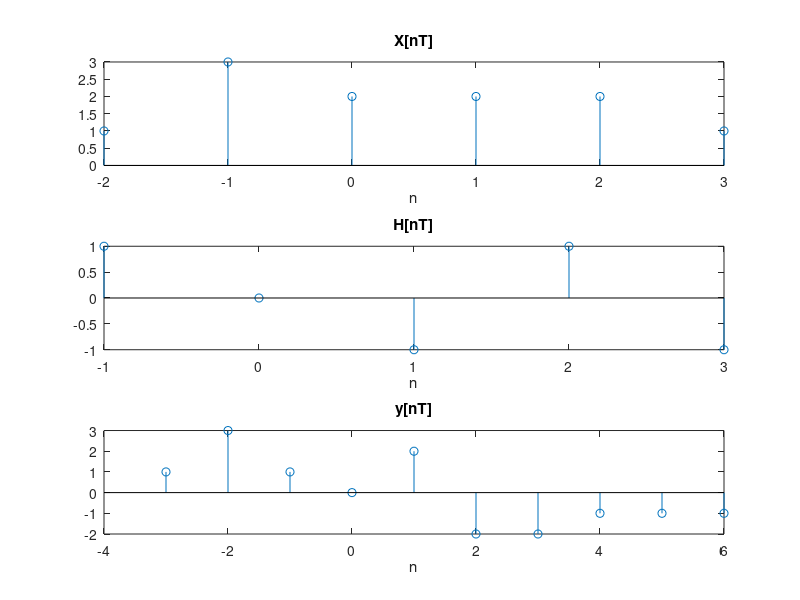
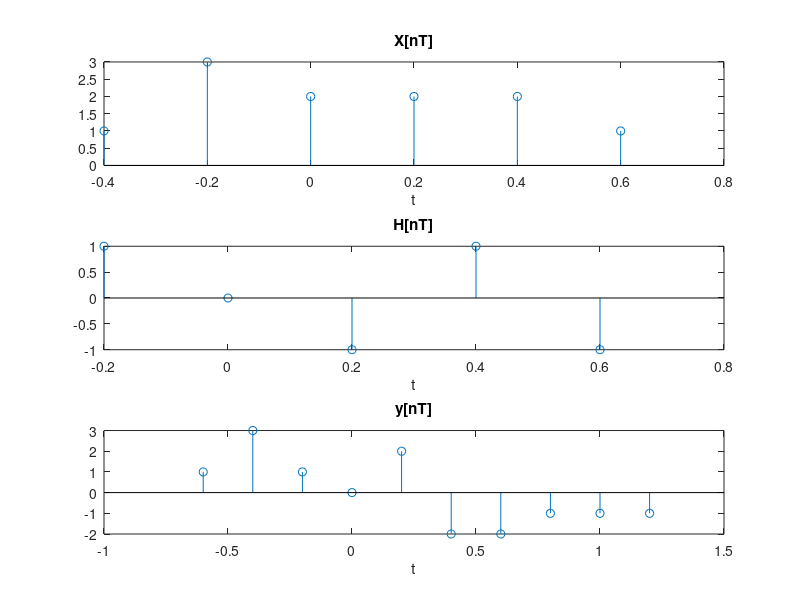

Write the MATLAB code that produced these figures, in order.
xnT=[1 3 2 2 2 1]
nx=[-2 -1 0 1 2 3];
tx=[-0.4 -0.2 0.0 0.2 0.4 0.6];
hnT=[ 1 0 -1 1 -1 ];
nh=[-1 0 1 2 3];
th=[-0.2 0.0 0.2 0.4 0.6];
t=0.2
nxl=-2;
nxr=3;
nxe=6;
nhl=-1;
nhr=3;
nhe=5;
ix=length(xnT);
ih=length(hnT);
iy=ix+ih-1;
nyr=nxr+nhr;
nyl=nxl+nhl;
ty=nyl*t:t:nyr*t;
ny=nyl:nyr;
iy=ix+ih-1;
y=zeros(1,iy); 
for i = 1:ix
    for k = 1:ih
      y(i+k-1) = y(i+k-1) + hnT(k)*xnT(i);
    end
end
figure(1)
subplot(3,1,1);
stem(nx,xnT);
title("X[nT]");
xlabel("n");
subplot(3,1,2);
stem(nh,hnT);
title("H[nT]");
xlabel("n");
subplot(3,1,3);
stem(ny,y);
title("y[nT]");
xlabel("n")


figure(2);
subplot(3,1,1);
stem(tx,xnT);
title("X[nT]");
xlabel("t");
 subplot(3,1,2);
 stem(th,hnT);
title("H[nT]");
xlabel("t");
subplot(3,1,3);
stem(ty,y);
 title("y[nT]");
xlabel("t");